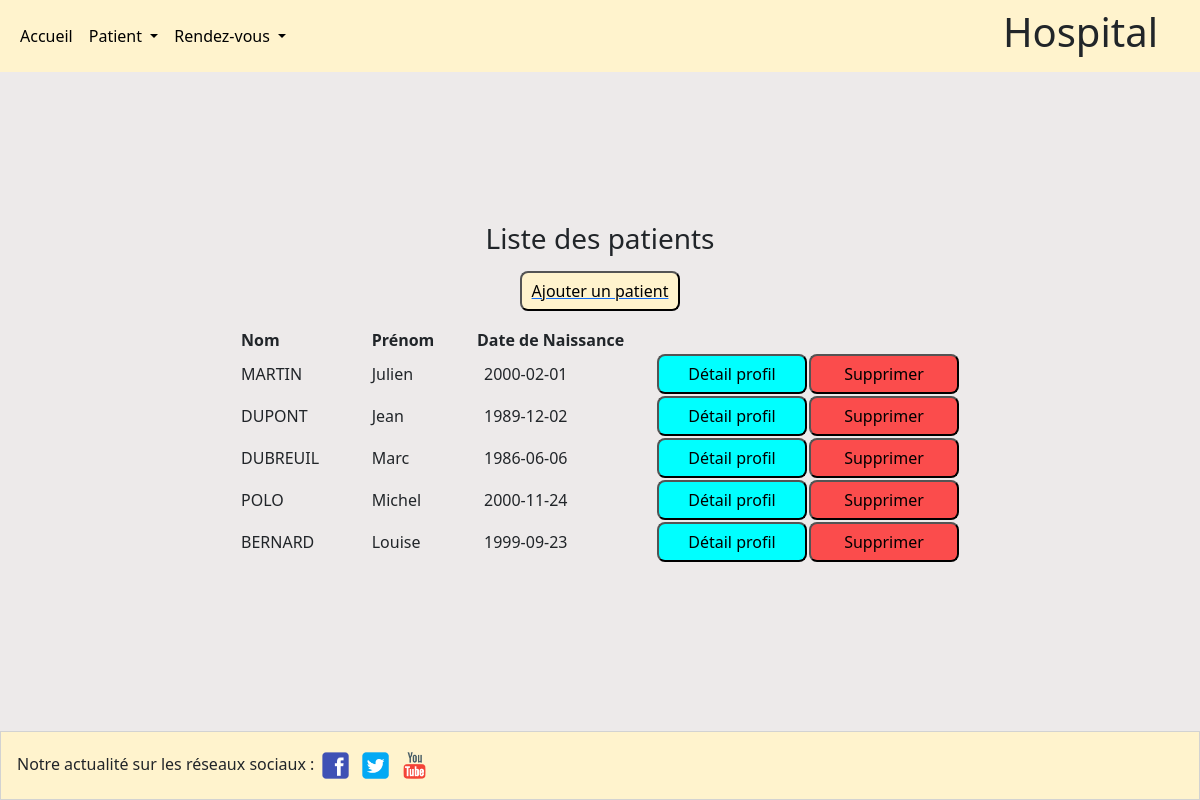
Screenshot of /Vues/listepatients.php with the database file from the repository.
### tables this page shows
CREATE TABLE `patients` (
  `id` int(11) NOT NULL,
  `lastname` varchar(25) NOT NULL,
  `firstname` varchar(25) NOT NULL,
  `birthdate` date NOT NULL,
  `phone` varchar(25) DEFAULT NULL,
  `mail` varchar(100) NOT NULL
);

### Process/Listepatients.php (called while the page is built)
<?php
include('connexion.php');
$stmt = $mysqlConnection->query('SELECT * FROM patients');
$patients = $stmt->fetchAll();

### Vues/listepatients.php (the view)
<?php
include('../Utils/header.php');
include('../Process/Listepatients.php');
?>
<section>
    <h2>Liste des patients</h2>
    <table class='tabcenter2'>
        <tr>
            <th>Nom</th>
            <th>Prénom</th>
            <th>Date de Naissance</th>
        </tr>
        <?php foreach ($patients as $patient) { ?>
            <tr>
                <td>
                    <?= $patient['lastname'] ?>
                </td>
                <td>
                    <?= $patient['firstname'] ?>
                </td>
                <td class='td'>
                    <?= $patient['birthdate'] ?>
                </td>
                <td class='td1'>
                    <a href=" profil.php?id=<?= $patient['id'] ?>">
                        <button class='button1'>Détail profil</button>
                    </a>
                </td>
                <td class='td1'>
                    <a href="../Process/Suppatientsrdv.php=<?= $patient['id'] ?>">
                        <button class='button2'>Supprimer</button>
                    </a>
                </td>
            </tr>
        <?php } ?>
        <tr>
            <a href="ajoutpatient.php" target="_blank">
                <button class='button'>Ajouter un patient</button>
            </a>
        </tr>
    </table>
</section>
<?php
include('../Utils/footer.php');
?>

### Utils/mep.css (style rules this page uses)
body { margin: 0px; padding: 0px; width: 100%; height: 100%; background-color: rgb(237, 234, 234); }
.tabcenter2 { margin-left: auto; margin-right: auto; margin-top: 16px; width: 60%; }
.td { width: 25%; padding: 8px; }
.td1 { width: 20%; }
th { text-align: left; }
h2 { display: flex; margin-top: 150px; margin-bottom: 15px; justify-content: center; align-items: center; font-size: 28px; }
button { border-radius: 8px; }
.button { background-color: #fff3cd; display: block; margin: 0 auto; margin-top: 10px; border-radius: 8px; width: 160px; height: 40px; }
.button1 { background-color: aqua; border-radius: 8px; width: 150px; height: 40px; }
.button2 { background-color: #fb4c4c; border-radius: 8px; width: 150px; height: 40px; }

### rows the page displays
patients: lastname "MARTIN", firstname "Julien", birthdate "2000-02-01"
patients: lastname "DUPONT", firstname "Jean", birthdate "1989-12-02"
patients: lastname "DUBREUIL", firstname "Marc", birthdate "1986-06-06"
patients: lastname "POLO", firstname "Michel", birthdate "2000-11-24"
patients: lastname "BERNARD", firstname "Louise", birthdate "1999-09-23"
